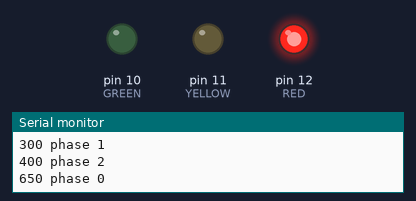
Bench run of a sketch on a simulated Arduino Uno, built with avr-gcc and run on an emulated ATmega328P. On the bench: output pins drawn as LEDs (lit = HIGH), the last lines printed to the serial monitor.

Above: at 0.8 s.
At 1.65 s:
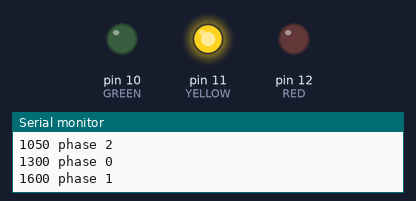
At 2.47 s:
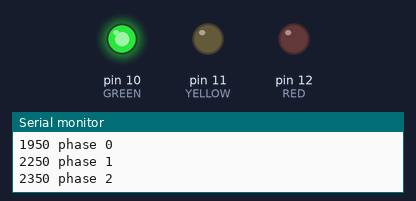
Timing chart, 0 to 3.0 s (numbered marks = the images above):
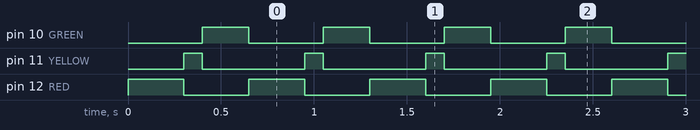

Measured:
- by itself, pin 10 (GREEN): alternates HIGH for 0.25 s and LOW for 0.40 s
- by itself, pin 11 (YELLOW): alternates HIGH for 0.10 s and LOW for 0.55 s
- by itself, pin 12 (RED): alternates HIGH for 0.30 s and LOW for 0.35 s

The sketch:

traffic.ino
```cpp
// Traffic light with millis(): red 12, yellow 11, green 10; prints each change.
const int RED = 12, YELLOW = 11, GREEN = 10;
unsigned long since = 0;
int phase = 0;
const unsigned long lengths[] = { 300, 100, 250 };

void show() {
  digitalWrite(RED, phase == 0);
  digitalWrite(YELLOW, phase == 1);
  digitalWrite(GREEN, phase == 2);
  Serial.print(millis());
  Serial.print(" phase ");
  Serial.println(phase);
}

void setup() {
  Serial.begin(115200);
  pinMode(RED, OUTPUT);
  pinMode(YELLOW, OUTPUT);
  pinMode(GREEN, OUTPUT);
  show();
}

void loop() {
  if (millis() - since >= lengths[phase]) {
    since += lengths[phase];
    phase = (phase + 1) % 3;
    show();
  }
}
```
